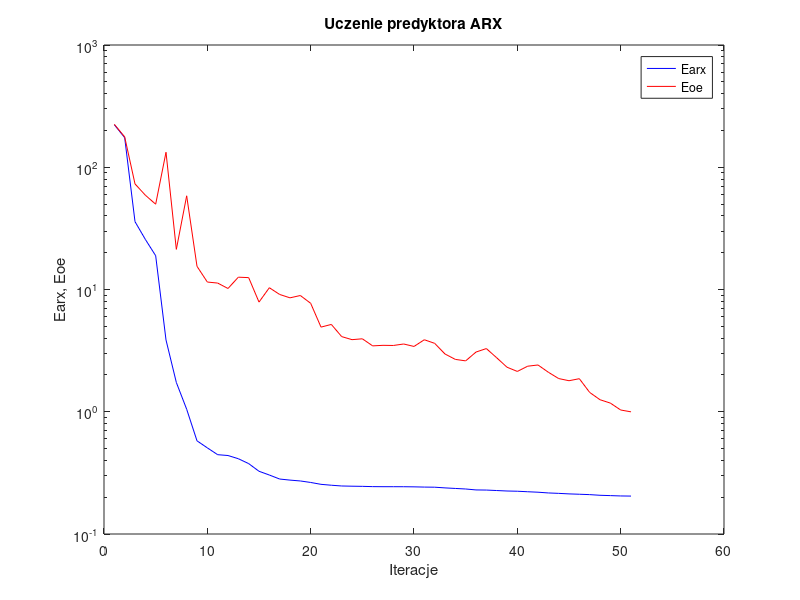
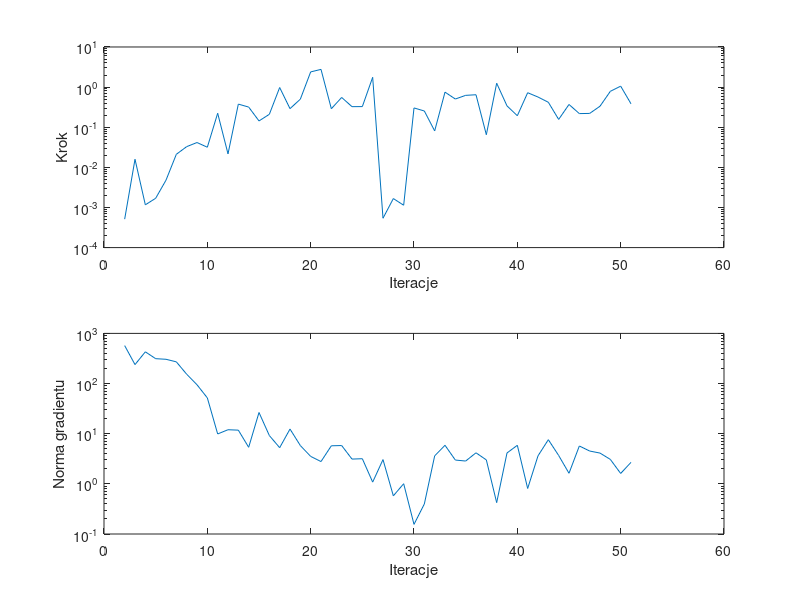

Write MATLAB code to recreate these figures, in order.
%uczenie predyktora arx
clear all;
n=0; farx(n+1)=2.227229e+002; foe(n+1)=2.243677e+002; wspucz(n+1)=0.000000e+000; ng(n+1)=0.000000e+000;
%odnowa zmiennej metryki
n=1; farx(n+1)=1.746708e+002; foe(n+1)=1.772905e+002; krok(n+1)=5.113081e-004; ng(n+1)=5.708252e+002;
n=2; farx(n+1)=3.589078e+001; foe(n+1)=7.307133e+001; krok(n+1)=1.589439e-002; ng(n+1)=2.386635e+002;
n=3; farx(n+1)=2.570626e+001; foe(n+1)=5.910379e+001; krok(n+1)=1.164626e-003; ng(n+1)=4.290377e+002;
n=4; farx(n+1)=1.889748e+001; foe(n+1)=4.986305e+001; krok(n+1)=1.694223e-003; ng(n+1)=3.132154e+002;
n=5; farx(n+1)=3.866918e+000; foe(n+1)=1.326448e+002; krok(n+1)=4.792105e-003; ng(n+1)=3.046693e+002;
n=6; farx(n+1)=1.735974e+000; foe(n+1)=2.130086e+001; krok(n+1)=2.113019e-002; ng(n+1)=2.707454e+002;
n=7; farx(n+1)=1.048467e+000; foe(n+1)=5.840746e+001; krok(n+1)=3.280985e-002; ng(n+1)=1.534411e+002;
n=8; farx(n+1)=5.782459e-001; foe(n+1)=1.547404e+001; krok(n+1)=4.155078e-002; ng(n+1)=9.460631e+001;
n=9; farx(n+1)=5.065472e-001; foe(n+1)=1.150812e+001; krok(n+1)=3.172714e-002; ng(n+1)=5.177527e+001;
n=10; farx(n+1)=4.454481e-001; foe(n+1)=1.128850e+001; krok(n+1)=2.230542e-001; ng(n+1)=9.880132e+000;
n=11; farx(n+1)=4.385313e-001; foe(n+1)=1.019492e+001; krok(n+1)=2.165649e-002; ng(n+1)=1.199775e+001;
n=12; farx(n+1)=4.128580e-001; foe(n+1)=1.261100e+001; krok(n+1)=3.768236e-001; ng(n+1)=1.176967e+001;
n=13; farx(n+1)=3.766147e-001; foe(n+1)=1.250672e+001; krok(n+1)=3.180725e-001; ng(n+1)=5.358614e+000;
n=14; farx(n+1)=3.259788e-001; foe(n+1)=7.891529e+000; krok(n+1)=1.434696e-001; ng(n+1)=2.646300e+001;
n=15; farx(n+1)=3.037400e-001; foe(n+1)=1.034176e+001; krok(n+1)=2.097829e-001; ng(n+1)=9.190538e+000;
n=16; farx(n+1)=2.816158e-001; foe(n+1)=9.108246e+000; krok(n+1)=9.763190e-001; ng(n+1)=5.261102e+000;
n=17; farx(n+1)=2.759611e-001; foe(n+1)=8.546650e+000; krok(n+1)=2.905057e-001; ng(n+1)=1.237628e+001;
n=18; farx(n+1)=2.715771e-001; foe(n+1)=8.931295e+000; krok(n+1)=5.002089e-001; ng(n+1)=5.802896e+000;
n=19; farx(n+1)=2.640107e-001; foe(n+1)=7.711881e+000; krok(n+1)=2.392207e+000; ng(n+1)=3.526445e+000;
n=20; farx(n+1)=2.548570e-001; foe(n+1)=4.924927e+000; krok(n+1)=2.765168e+000; ng(n+1)=2.782748e+000;
n=21; farx(n+1)=2.505822e-001; foe(n+1)=5.179706e+000; krok(n+1)=2.893371e-001; ng(n+1)=5.739524e+000;
n=22; farx(n+1)=2.470614e-001; foe(n+1)=4.118922e+000; krok(n+1)=5.520515e-001; ng(n+1)=5.805271e+000;
n=23; farx(n+1)=2.460615e-001; foe(n+1)=3.887884e+000; krok(n+1)=3.255844e-001; ng(n+1)=3.117839e+000;
n=24; farx(n+1)=2.453702e-001; foe(n+1)=3.951833e+000; krok(n+1)=3.268918e-001; ng(n+1)=3.170630e+000;
n=25; farx(n+1)=2.441055e-001; foe(n+1)=3.458637e+000; krok(n+1)=1.754638e+000; ng(n+1)=1.082965e+000;
%odnowa zmiennej metryki
n=26; farx(n+1)=2.437684e-001; foe(n+1)=3.494574e+000; krok(n+1)=5.391128e-004; ng(n+1)=3.045938e+000;
n=27; farx(n+1)=2.437361e-001; foe(n+1)=3.484508e+000; krok(n+1)=1.667309e-003; ng(n+1)=5.767081e-001;
n=28; farx(n+1)=2.436296e-001; foe(n+1)=3.582883e+000; krok(n+1)=1.137613e-003; ng(n+1)=1.006148e+000;
n=29; farx(n+1)=2.430771e-001; foe(n+1)=3.421538e+000; krok(n+1)=3.026447e-001; ng(n+1)=1.556238e-001;
n=30; farx(n+1)=2.420054e-001; foe(n+1)=3.881041e+000; krok(n+1)=2.538306e-001; ng(n+1)=3.969449e-001;
n=31; farx(n+1)=2.414567e-001; foe(n+1)=3.627406e+000; krok(n+1)=8.097460e-002; ng(n+1)=3.615059e+000;
n=32; farx(n+1)=2.383363e-001; foe(n+1)=2.967856e+000; krok(n+1)=7.491049e-001; ng(n+1)=5.874078e+000;
n=33; farx(n+1)=2.358518e-001; foe(n+1)=2.680693e+000; krok(n+1)=5.045908e-001; ng(n+1)=2.982662e+000;
n=34; farx(n+1)=2.334460e-001; foe(n+1)=2.607462e+000; krok(n+1)=6.228822e-001; ng(n+1)=2.849368e+000;
n=35; farx(n+1)=2.293580e-001; foe(n+1)=3.078710e+000; krok(n+1)=6.449478e-001; ng(n+1)=4.158564e+000;
n=36; farx(n+1)=2.288051e-001; foe(n+1)=3.287274e+000; krok(n+1)=6.504518e-002; ng(n+1)=3.001833e+000;
n=37; farx(n+1)=2.267758e-001; foe(n+1)=2.765710e+000; krok(n+1)=1.249330e+000; ng(n+1)=4.222601e-001;
n=38; farx(n+1)=2.247733e-001; foe(n+1)=2.313805e+000; krok(n+1)=3.403631e-001; ng(n+1)=4.128843e+000;
n=39; farx(n+1)=2.238024e-001; foe(n+1)=2.136969e+000; krok(n+1)=1.934788e-001; ng(n+1)=5.869956e+000;
n=40; farx(n+1)=2.216739e-001; foe(n+1)=2.358292e+000; krok(n+1)=7.248392e-001; ng(n+1)=8.085860e-001;
n=41; farx(n+1)=2.197115e-001; foe(n+1)=2.413298e+000; krok(n+1)=5.657309e-001; ng(n+1)=3.617069e+000;
n=42; farx(n+1)=2.166939e-001; foe(n+1)=2.104871e+000; krok(n+1)=4.188592e-001; ng(n+1)=7.595389e+000;
n=43; farx(n+1)=2.149993e-001; foe(n+1)=1.868793e+000; krok(n+1)=1.565625e-001; ng(n+1)=3.675944e+000;
n=44; farx(n+1)=2.128621e-001; foe(n+1)=1.793759e+000; krok(n+1)=3.691454e-001; ng(n+1)=1.625134e+000;
n=45; farx(n+1)=2.114607e-001; foe(n+1)=1.864095e+000; krok(n+1)=2.186286e-001; ng(n+1)=5.690522e+000;
n=46; farx(n+1)=2.099538e-001; foe(n+1)=1.439307e+000; krok(n+1)=2.209722e-001; ng(n+1)=4.512053e+000;
n=47; farx(n+1)=2.073651e-001; foe(n+1)=1.254406e+000; krok(n+1)=3.337224e-001; ng(n+1)=4.108032e+000;
n=48; farx(n+1)=2.060912e-001; foe(n+1)=1.177358e+000; krok(n+1)=7.847380e-001; ng(n+1)=3.072123e+000;
n=49; farx(n+1)=2.047722e-001; foe(n+1)=1.033666e+000; krok(n+1)=1.056270e+000; ng(n+1)=1.611857e+000;
n=50; farx(n+1)=2.042553e-001; foe(n+1)=9.983194e-001; krok(n+1)=3.838379e-001; ng(n+1)=2.682634e+000;

figure; semilogy(farx,'b'); hold on; semilogy(foe,'r'); xlabel('Iteracje'); ylabel('Earx, Eoe'); legend('Earx','Eoe'); title('Uczenie predyktora ARX');
figure; subplot(2,1,1); semilogy(krok); xlabel('Iteracje'); ylabel('Krok');
subplot(2,1,2); semilogy(ng); xlabel('Iteracje'); ylabel('Norma gradientu');
Earx=farx(n+1)
Eoe=foe(n+1)
